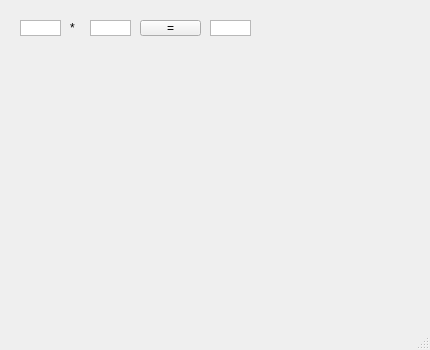
<?xml version="1.0" encoding="UTF-8"?>
<ui version="4.0">
 <class>MainWindow</class>
 <widget class="QMainWindow" name="MainWindow">
  <property name="geometry">
   <rect>
    <x>0</x>
    <y>0</y>
    <width>430</width>
    <height>350</height>
   </rect>
  </property>
  <property name="windowTitle">
   <string>MainWindow</string>
  </property>
  <widget class="QWidget" name="centralwidget">
   <widget class="QTextEdit" name="te1">
    <property name="geometry">
     <rect>
      <x>20</x>
      <y>20</y>
      <width>41</width>
      <height>16</height>
     </rect>
    </property>
    <property name="verticalScrollBarPolicy">
     <enum>Qt::ScrollBarAlwaysOff</enum>
    </property>
   </widget>
   <widget class="QLabel" name="label">
    <property name="geometry">
     <rect>
      <x>70</x>
      <y>20</y>
      <width>16</width>
      <height>16</height>
     </rect>
    </property>
    <property name="text">
     <string>*</string>
    </property>
   </widget>
   <widget class="QTextEdit" name="te2">
    <property name="geometry">
     <rect>
      <x>90</x>
      <y>20</y>
      <width>41</width>
      <height>16</height>
     </rect>
    </property>
    <property name="verticalScrollBarPolicy">
     <enum>Qt::ScrollBarAlwaysOff</enum>
    </property>
   </widget>
   <widget class="QPushButton" name="pb">
    <property name="geometry">
     <rect>
      <x>140</x>
      <y>20</y>
      <width>61</width>
      <height>16</height>
     </rect>
    </property>
    <property name="text">
     <string>=</string>
    </property>
   </widget>
   <widget class="QTextEdit" name="te3">
    <property name="geometry">
     <rect>
      <x>210</x>
      <y>20</y>
      <width>41</width>
      <height>16</height>
     </rect>
    </property>
    <property name="verticalScrollBarPolicy">
     <enum>Qt::ScrollBarAlwaysOff</enum>
    </property>
   </widget>
  </widget>
  <widget class="QMenuBar" name="menubar">
   <property name="geometry">
    <rect>
     <x>0</x>
     <y>0</y>
     <width>430</width>
     <height>21</height>
    </rect>
   </property>
  </widget>
  <widget class="QStatusBar" name="statusbar"/>
 </widget>
 <resources/>
 <connections/>
</ui>
